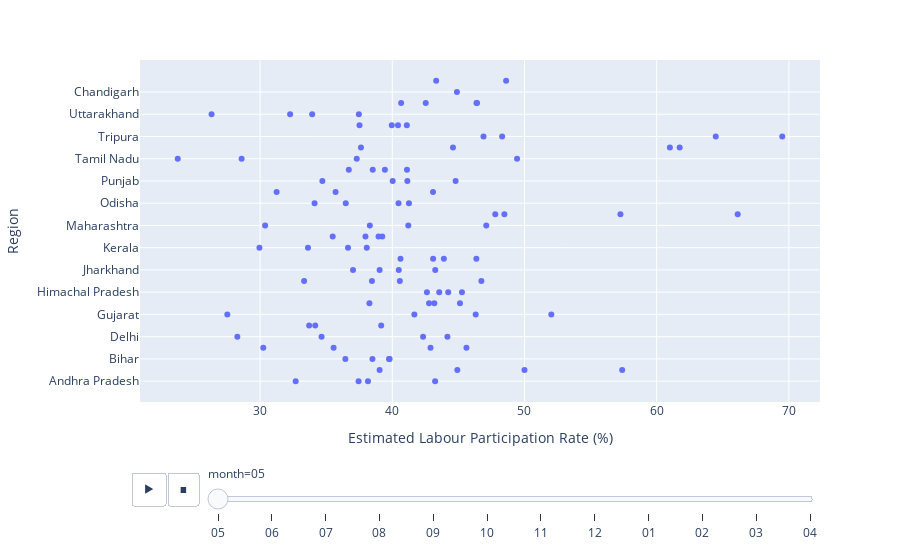

The cell this chart's notebook holds for it:
### Code cell
# Scatter Plot of Estimated Labour Participation Rate in animation
pl.scatter(data_frame = df, x = 'Estimated Labour Participation Rate (%)', y = 'Region', animation_frame = 'month')

### Figure 1 — Plotly figure (JSON) as saved in the notebook; plotly's stock layout.template omitted (floating-point values rounded to 4 significant figures)
{"data": [{"hovertemplate": "month=05<br>Estimated Labour Participation Rate (%)=%{x}<br>Region=%{y}<extra></extra>", "legendgroup": "", "marker": {"color": "#636efa", "symbol": "circle"}, "mode": "markers", "name": "", "orientation": "h", "showlegend": false, "type": "scatter", "x": [43.24, 38.16, 57.39, 50, 39.75, 38.5, 42.89, 35.56, 42.33, 34.65, 39.16, 33.71, 52.03, 46.31, 45.12, 42.78, 44.23, 42.62, 40.57, 38.46, 39.04, 37.03, 46.36, 43.09, 38.07, 33.62, 37.97, 39.24, 47.11, 41.21, 66.13, 57.26, 40.47, 36.48, 43.08, 44.79, 41.14, 38.52, 41.11, 49.44, 28.6, 61.74, 61, 64.47, 46.9, 39.96, 37.52, 37.47, 33.94, 46.41, 42.53, 37.45, 32.69, 44.92, 39.04, 39.8, 36.45, 44.89, 45.61, 30.24, 44.17, 28.28, 34.17, 41.67, 27.52, 43.18, 38.27, 45.27, 43.55, 46.74, 33.33, 43.25, 40.49, 40.62, 43.9, 36.65, 29.95, 38.96, 35.49, 38.3, 30.38, 47.79, 48.48, 41.26, 34.12, 35.71, 31.25, 40.03, 34.71, 39.44, 36.71, 48.61, 43.32, 37.31, 23.77, 44.59, 37.63, 69.5, 48.31, 40.43, 41.1, 26.33, 32.27, 46.37, 40.67], "xaxis": "x", "y": ["Andhra Pradesh", "Andhra Pradesh", "Assam", "Assam", "Bihar", "Bihar", "Chhattisgarh", "Chhattisgarh", "Delhi", "Delhi", "Goa", "Goa", "Gujarat", "Gujarat", "Haryana", "Haryana", "Himachal Pradesh", "Himachal Pradesh", "Jammu & Kashmir", "Jammu & Kashmir", "Jharkhand", "Jharkhand", "Karnataka", "Karnataka", "Kerala", "Kerala", "Madhya Pradesh", "Madhya Pradesh", "Maharashtra", "Maharashtra", "Meghalaya", "Meghalaya", "Odisha", "Odisha", "Puducherry", "Punjab", "Punjab", "Rajasthan", "Rajasthan", "Tamil Nadu", "Tamil Nadu", "Telangana", "Telangana", "Tripura", "Tripura", "Uttar Pradesh", "Uttar Pradesh", "Uttarakhand", "Uttarakhand", "West Bengal", "West Bengal", "Andhra Pradesh", "Andhra Pradesh", "Assam", "Assam", "Bihar", "Bihar", "Chandigarh", "Chhattisgarh", "Chhattisgarh", "Delhi", "Delhi", "Goa", "Gujarat", "Gujarat", "Haryana", "Haryana", "Himachal Pradesh", "Himachal Pradesh", "Jammu & Kashmir", "Jammu & Kashmir", "Jharkhand", "Jharkhand", "Karnataka", "Karnataka", "Kerala", "Kerala", "Madhya Pradesh", "Madhya Pradesh", "Maharashtra", "Maharashtra", "Meghalaya", "Meghalaya", "Odisha", "Odisha", "Puducherry", "Puducherry", "Punjab", "Punjab", "Rajasthan", "Rajasthan", "Sikkim", "Sikkim", "Tamil Nadu", "Tamil Nadu", "Telangana", "Telangana", "Tripura", "Tripura", "Uttar Pradesh", "Uttar Pradesh", "Uttarakhand", "Uttarakhand", "West Bengal", "West Bengal"], "yaxis": "y"}], "layout": {"legend": {"tracegroupgap": 0}, "margin": {"t": 60}, "sliders": [{"active": 0, "currentvalue": {"prefix": "month="}, "len": 0.9, "pad": {"b": 10, "t": 60}, "steps": [{"args": [["05"], {"frame": {"duration": 0, "redraw": false}, "fromcurrent": true, "mode": "immediate", "transition": {"duration": 0, "easing": "linear"}}], "label": "05", "method": "animate"}, {"args": [["06"], {"frame": {"duration": 0, "redraw": false}, "fromcurrent": true, "mode": "immediate", "transition": {"duration": 0, "easing": "linear"}}], "label": "06", "method": "animate"}, {"args": [["07"], {"frame": {"duration": 0, "redraw": false}, "fromcurrent": true, "mode": "immediate", "transition": {"duration": 0, "easing": "linear"}}], "label": "07", "method": "animate"}, {"args": [["08"], {"frame": {"duration": 0, "redraw": false}, "fromcurrent": true, "mode": "immediate", "transition": {"duration": 0, "easing": "linear"}}], "label": "08", "method": "animate"}, {"args": [["09"], {"frame": {"duration": 0, "redraw": false}, "fromcurrent": true, "mode": "immediate", "transition": {"duration": 0, "easing": "linear"}}], "label": "09", "method": "animate"}, {"args": [["10"], {"frame": {"duration": 0, "redraw": false}, "fromcurrent": true, "mode": "immediate", "transition": {"duration": 0, "easing": "linear"}}], "label": "10", "method": "animate"}, {"args": [["11"], {"frame": {"duration": 0, "redraw": false}, "fromcurrent": true, "mode": "immediate", "transition": {"duration": 0, "easing": "linear"}}], "label": "11", "method": "animate"}, {"args": [["12"], {"frame": {"duration": 0, "redraw": false}, "fromcurrent": true, "mode": "immediate", "transition": {"duration": 0, "easing": "linear"}}], "label": "12", "method": "animate"}, {"args": [["01"], {"frame": {"duration": 0, "redraw": false}, "fromcurrent": true, "mode": "immediate", "transition": {"duration": 0, "easing": "linear"}}], "label": "01", "method": "animate"}, {"args": [["02"], {"frame": {"duration": 0, "redraw": false}, "fromcurrent": true, "mode": "immediate", "transition": {"duration": 0, "easing": "linear"}}], "label": "02", "method": "animate"}, {"args": [["03"], {"frame": {"duration": 0, "redraw": false}, "fromcurrent": true, "mode": "immediate", "transition": {"duration": 0, "easing": "linear"}}], "label": "03", "method": "animate"}, {"args": [["04"], {"frame": {"duration": 0, "redraw": false}, "fromcurrent": true, "mode": "immediate", "transition": {"duration": 0, "easing": "linear"}}], "label": "04", "method": "animate"}], "x": 0.1, "xanchor": "left", "y": 0, "yanchor": "top"}], "updatemenus": [{"buttons": [{"args": [null, {"frame": {"duration": 500, "redraw": false}, "fromcurrent": true, "mode": "immediate", "transition": {"duration": 500, "easing": "linear"}}], "label": "&#9654;", "method": "animate"}, {"args": [[null], {"frame": {"duration": 0, "redraw": false}, "fromcurrent": true, "mode": "immediate", "transition": {"duration": 0, "easing": "linear"}}], "label": "&#9724;", "method": "animate"}], "direction": "left", "pad": {"r": 10, "t": 70}, "showactive": false, "type": "buttons", "x": 0.1, "xanchor": "right", "y": 0, "yanchor": "top"}], "xaxis": {"anchor": "y", "domain": [0, 1], "title": {"text": "Estimated Labour Participation Rate (%)"}}, "yaxis": {"anchor": "x", "domain": [0, 1], "title": {"text": "Region"}}}}
